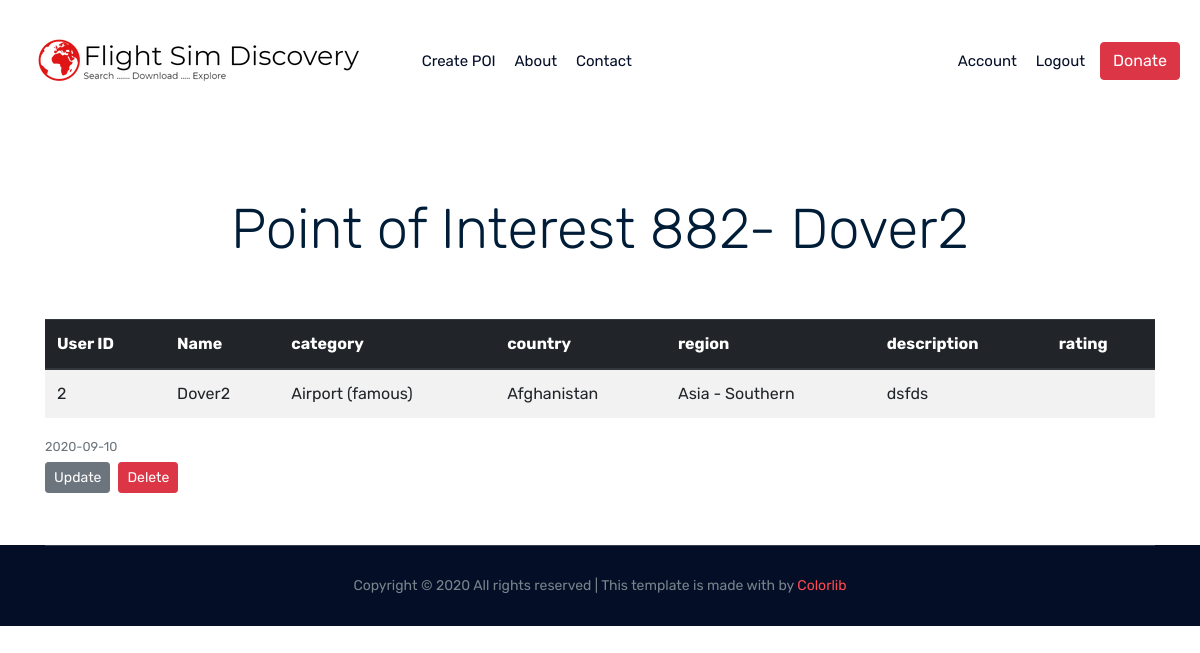
/poi/882 (signed in), run on the app's committed database.
### flightsimdiscovery/models.py (models this page shows, shortened)
class Pois(db.Model):
    id = db.Column(db.Integer, primary_key=True)
    user_id = db.Column(db.Integer, db.ForeignKey('user.id'), nullable=False)
    name = db.Column(db.String(50), unique=True, nullable=False)
    latitude = db.Column(db.FLOAT, unique=False, nullable=False)
    longitude = db.Column(db.FLOAT, unique=False, nullable=False)
    region = db.Column(db.String(20), unique=False, nullable=False)
    country = db.Column(db.String(60), unique=False, nullable=False)
    category = db.Column(db.String(20), unique=False, nullable=False)
    description = db.Column(db.Text, nullable=True)
    nearest_icao_code = db.Column(db.String(4), nullable=True)
    date_posted = db.Column(db.DateTime, nullable=False, default=datetime.utcnow)
    share = db.Column(db.Boolean(), nullable=False, default=True)
    flag = db.Column(db.Boolean(), nullable=False, default=False)

### flightsimdiscovery/pois/routes.py (the view)
@pois.route("/poi/<int:poi_id>")
@login_required
def poi(poi_id):
    poi = Pois.query.get_or_404(poi_id)
    return render_template('poi.html', poi=poi)

### flightsimdiscovery/models.py (called while the page is built)
@login_manager.user_loader
def load_user(user_id):
    return User.query.get(int(user_id))

### flightsimdiscovery/templates/poi.html (shortened to what this page needs)
{% extends "base.html" %}
{% block content %}
<div class="container">
    <br>
    <br>
    <br>
    <h2 class="article-title display-4 text-center">Point of Interest {{poi.id}}- {{poi.name}}</h2>
          <div class="db_table_area">
                <br>
                <br>
              <table class="table table-striped" >
                <thead class="thead-dark">
                  <tr>
                    <tr>
                        <th scope="col">User ID</th>
                        <th scope="col">Name</th>
                        <th scope="col">category</th>
                        <th scope="col">country</th>
                        <th scope="col">region</th>
                        <th scope="col">description</th>
                        <th scope="col">rating</th>
                      </tr>
                </thead>
                <tbody>
                    <tr>
                        <td>{{poi.user_id}}</td>
                        <td>{{poi.name}}</td>
                        <td>{{poi.category}}</td>
                        <td>{{poi.country}}</td>
                        <td>{{poi.region}}</td>
                        <td>{{poi.description}}</td>
                        <td>{{poi.rating}}</td>
                      </tr>
                </tbody>
              </table>
            </div>
            <small class="text-muted">{{ poi.date_posted.strftime('%Y-%m-%d') }}</small>
            {% if (current_user.id == 1) or (poi.user_id == current_user.id) %}
              <div>
                <a class="btn btn-secondary btn-sm mt-1 mb-1" href="{{ url_for('pois.update_post', poi_id=poi.id) }}">
                    Update</a>
                <button type="button" class="btn btn-danger btn-sm m-1" data-toggle="modal" data-target="#deleteModal">Delete</button>
              </div>
            {% endif %}
          </div>
          <br>
          <br>
{% endblock content %}

### data on the page
Pois: id "882", name "Dover2", user_id "2", category "Airport (famous)", country "Afghanistan", region "Asia - Southern", description "dsfds", date_posted "2020-09-10"
